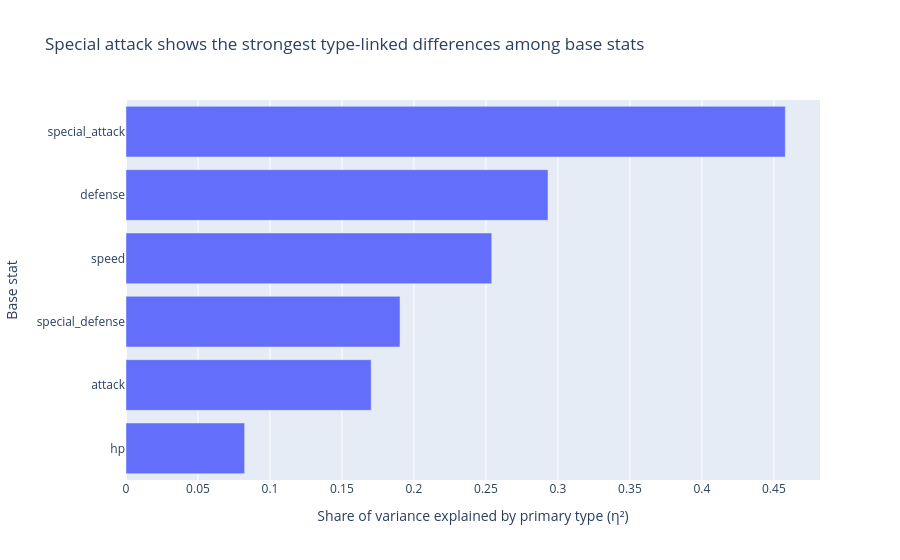

Here is the notebook cell this chart was saved with:
### Markdown cell above
**Question 2 (visualization):** Which base stat is most strongly associated with primary type, and how “specialized” are types on average?

### Code cell
# Visualization for Question 2 — share of each stat's variance explained by primary type (η²)

stat_cols_q2 = ["hp", "attack", "defense", "special_attack", "special_defense", "speed"]


def eta_squared_by_type(data, value_col, group_col="primary_type"):
    overall_mean = data[value_col].mean()
    ss_total = ((data[value_col] - overall_mean) ** 2).sum()
    ss_between = data.groupby(group_col)[value_col].apply(
        lambda x: len(x) * (x.mean() - overall_mean) ** 2
    ).sum()
    return float(ss_between / ss_total) if ss_total != 0 else 0.0


assoc_viz = pd.DataFrame(
    {
        "stat": stat_cols_q2,
        "eta_squared": [eta_squared_by_type(df, s) for s in stat_cols_q2],
    }
).sort_values("eta_squared", ascending=True)

fig2 = px.bar(
    assoc_viz,
    x="eta_squared",
    y="stat",
    orientation="h",
    title="Special attack shows the strongest type-linked differences among base stats",
    labels={
        "eta_squared": "Share of variance explained by primary type (η²)",
        "stat": "Base stat",
    },
)
fig2.update_layout(yaxis_title="Base stat", xaxis_title="Share of variance explained by primary type (η²)")
fig2.show()

### Figure 1 — Plotly figure (JSON) as saved in the notebook; plotly's stock layout.template omitted (floating-point values rounded to 4 significant figures)
{"data": [{"alignmentgroup": "True", "hovertemplate": "Share of variance explained by primary type (η²)=%{x}<br>Base stat=%{y}<extra></extra>", "legendgroup": "", "marker": {"color": "#636efa", "pattern": {"shape": ""}}, "name": "", "offsetgroup": "", "orientation": "h", "showlegend": false, "textposition": "auto", "type": "bar", "x": [0.0824, 0.1703, 0.1903, 0.254, 0.2931, 0.4579], "xaxis": "x", "y": ["hp", "attack", "special_defense", "speed", "defense", "special_attack"], "yaxis": "y"}], "layout": {"barmode": "relative", "legend": {"tracegroupgap": 0}, "title": {"text": "Special attack shows the strongest type-linked differences among base stats"}, "xaxis": {"anchor": "y", "domain": [0, 1], "title": {"text": "Share of variance explained by primary type (η²)"}}, "yaxis": {"anchor": "x", "domain": [0, 1], "title": {"text": "Base stat"}}}}
